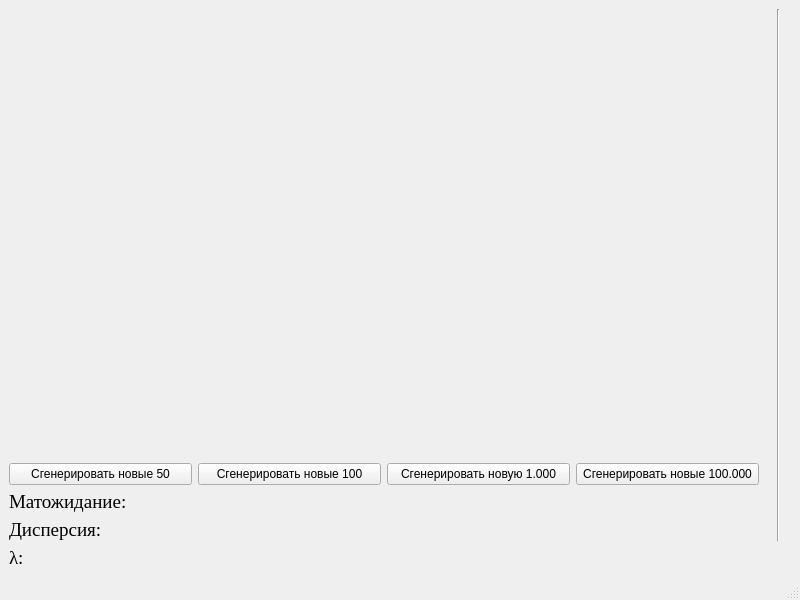
<?xml version="1.0" encoding="UTF-8"?>
<ui version="4.0">
 <class>MainWindow</class>
 <widget class="QMainWindow" name="MainWindow">
  <property name="geometry">
   <rect>
    <x>0</x>
    <y>0</y>
    <width>800</width>
    <height>600</height>
   </rect>
  </property>
  <property name="windowTitle">
   <string>MainWindow</string>
  </property>
  <widget class="QWidget" name="centralwidget">
   <layout class="QGridLayout" name="gridLayout">
    <item row="3" column="1" colspan="2">
     <widget class="QLabel" name="tbpD">
      <property name="sizePolicy">
       <sizepolicy hsizetype="Expanding" vsizetype="Preferred">
        <horstretch>0</horstretch>
        <verstretch>0</verstretch>
       </sizepolicy>
      </property>
      <property name="font">
       <font>
        <family>Times New Roman</family>
        <pointsize>14</pointsize>
       </font>
      </property>
      <property name="text">
       <string/>
      </property>
     </widget>
    </item>
    <item row="0" column="0" colspan="3">
     <widget class="QCustomPlot" name="customPlot" native="true">
      <property name="sizePolicy">
       <sizepolicy hsizetype="Preferred" vsizetype="Expanding">
        <horstretch>0</horstretch>
        <verstretch>0</verstretch>
       </sizepolicy>
      </property>
     </widget>
    </item>
    <item row="4" column="0">
     <widget class="QLabel" name="textLambda">
      <property name="sizePolicy">
       <sizepolicy hsizetype="Maximum" vsizetype="Preferred">
        <horstretch>0</horstretch>
        <verstretch>0</verstretch>
       </sizepolicy>
      </property>
      <property name="font">
       <font>
        <family>Times New Roman</family>
        <pointsize>14</pointsize>
       </font>
      </property>
      <property name="text">
       <string>λ:</string>
      </property>
     </widget>
    </item>
    <item row="1" column="0" colspan="3">
     <layout class="QHBoxLayout" name="horizontalLayout">
      <property name="sizeConstraint">
       <enum>QLayout::SetDefaultConstraint</enum>
      </property>
      <item>
       <widget class="QPushButton" name="bNew50">
        <property name="text">
         <string>Сгенерировать новые 50</string>
        </property>
       </widget>
      </item>
      <item>
       <widget class="QPushButton" name="bNew100">
        <property name="text">
         <string>Сгенерировать новые 100</string>
        </property>
       </widget>
      </item>
      <item>
       <widget class="QPushButton" name="bNew1000">
        <property name="text">
         <string>Сгенерировать новую 1.000</string>
        </property>
       </widget>
      </item>
      <item>
       <widget class="QPushButton" name="bNew100k">
        <property name="text">
         <string>Сгенерировать новые 100.000</string>
        </property>
       </widget>
      </item>
     </layout>
    </item>
    <item row="2" column="1" colspan="2">
     <widget class="QLabel" name="tbpM">
      <property name="sizePolicy">
       <sizepolicy hsizetype="Expanding" vsizetype="Preferred">
        <horstretch>0</horstretch>
        <verstretch>0</verstretch>
       </sizepolicy>
      </property>
      <property name="font">
       <font>
        <family>Times New Roman</family>
        <pointsize>14</pointsize>
       </font>
      </property>
      <property name="text">
       <string/>
      </property>
     </widget>
    </item>
    <item row="3" column="0">
     <widget class="QLabel" name="textD">
      <property name="sizePolicy">
       <sizepolicy hsizetype="Maximum" vsizetype="Preferred">
        <horstretch>0</horstretch>
        <verstretch>0</verstretch>
       </sizepolicy>
      </property>
      <property name="font">
       <font>
        <family>Times New Roman</family>
        <pointsize>14</pointsize>
       </font>
      </property>
      <property name="text">
       <string>Дисперсия:</string>
      </property>
     </widget>
    </item>
    <item row="2" column="0">
     <widget class="QLabel" name="textM">
      <property name="sizePolicy">
       <sizepolicy hsizetype="Maximum" vsizetype="Preferred">
        <horstretch>0</horstretch>
        <verstretch>0</verstretch>
       </sizepolicy>
      </property>
      <property name="font">
       <font>
        <family>Times New Roman</family>
        <pointsize>14</pointsize>
       </font>
      </property>
      <property name="text">
       <string>Матожидание:</string>
      </property>
     </widget>
    </item>
    <item row="0" column="3" rowspan="4">
     <widget class="Line" name="line">
      <property name="minimumSize">
       <size>
        <width>26</width>
        <height>0</height>
       </size>
      </property>
      <property name="font">
       <font>
        <pointsize>28</pointsize>
       </font>
      </property>
      <property name="orientation">
       <enum>Qt::Vertical</enum>
      </property>
     </widget>
    </item>
    <item row="4" column="1">
     <widget class="QLabel" name="tbpL">
      <property name="sizePolicy">
       <sizepolicy hsizetype="Expanding" vsizetype="Preferred">
        <horstretch>0</horstretch>
        <verstretch>0</verstretch>
       </sizepolicy>
      </property>
      <property name="font">
       <font>
        <family>Times New Roman</family>
        <pointsize>14</pointsize>
       </font>
      </property>
      <property name="text">
       <string/>
      </property>
     </widget>
    </item>
   </layout>
  </widget>
  <widget class="QMenuBar" name="menubar">
   <property name="geometry">
    <rect>
     <x>0</x>
     <y>0</y>
     <width>800</width>
     <height>20</height>
    </rect>
   </property>
  </widget>
  <widget class="QStatusBar" name="statusbar"/>
 </widget>
 <customwidgets>
  <customwidget>
   <class>QCustomPlot</class>
   <extends>QWidget</extends>
   <header>qcustomplot.h</header>
   <container>1</container>
  </customwidget>
 </customwidgets>
 <resources/>
 <connections/>
</ui>
